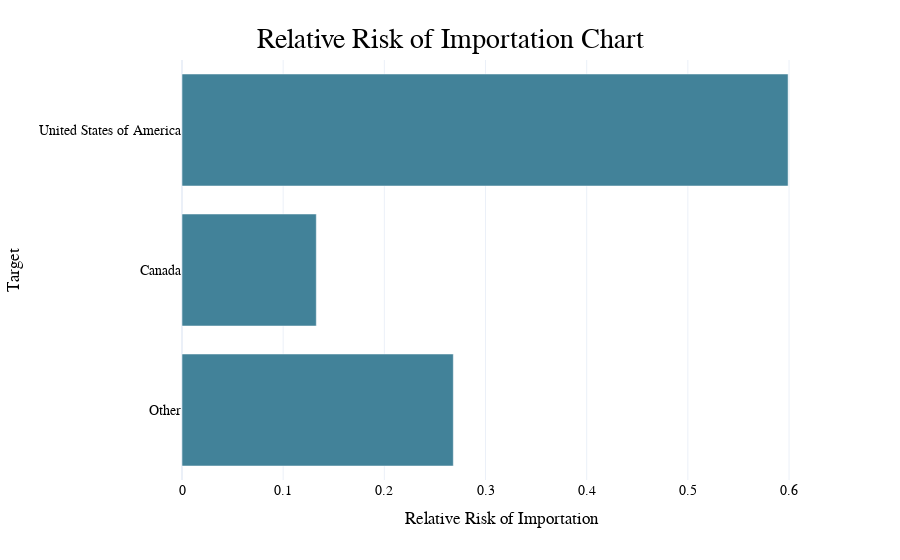

Notebook cell for this chart:
### Code cell
# Create the bar chart
fig = px.bar(
    dfrr.iloc[:, :], x='exportations', y='target', orientation='h', 
    labels={
        'target': 'Target',
        'exportations': 'Relative Risk of Importation'
    },
    template='netsi'
)

# Sort y-axis by exportations with "Other" fixed at the bottom
fig.update_layout(
    yaxis={'categoryorder': 'array', 'categoryarray': ['Other'] + sorted(
        [x for x in dfrr['target'].unique() if x != 'Other'],
        key=lambda target: dfrr.loc[dfrr['target'] == target, 'exportations'].sum(),
        reverse=False
    )},
    title={
        'text': f"Relative Risk of Importation Chart",
        'x': 0.5,
        'y': .95,
    },
    showlegend=False,
)

fig.show()

### Figure 1 — Plotly figure (JSON) as saved in the notebook; plotly's stock layout.template omitted (floating-point values rounded to 4 significant figures)
{"data": [{"alignmentgroup": "True", "hovertemplate": "Relative Risk of Importation=%{x}<br>Target=%{y}<extra></extra>", "legendgroup": "", "marker": {"color": "#428299", "pattern": {"shape": ""}}, "name": "", "offsetgroup": "", "orientation": "h", "showlegend": false, "textposition": "auto", "type": "bar", "x": [0.5991, 0.2682, 0.1328], "xaxis": "x", "y": ["United States of America", "Other", "Canada"], "yaxis": "y"}], "layout": {"autosize": true, "barmode": "relative", "legend": {"tracegroupgap": 0}, "margin": {"t": 60}, "showlegend": false, "title": {"text": "Relative Risk of Importation Chart", "x": 0.5, "y": 0.95}, "xaxis": {"anchor": "y", "autorange": true, "domain": [0, 1], "range": [0, 0.6306], "title": {"text": "Relative Risk of Importation"}, "type": "linear"}, "yaxis": {"anchor": "x", "autorange": true, "categoryarray": ["Other", "Canada", "United States of America"], "categoryorder": "array", "domain": [0, 1], "range": [-0.5, 2.5], "title": {"text": "Target"}, "type": "category"}}}
